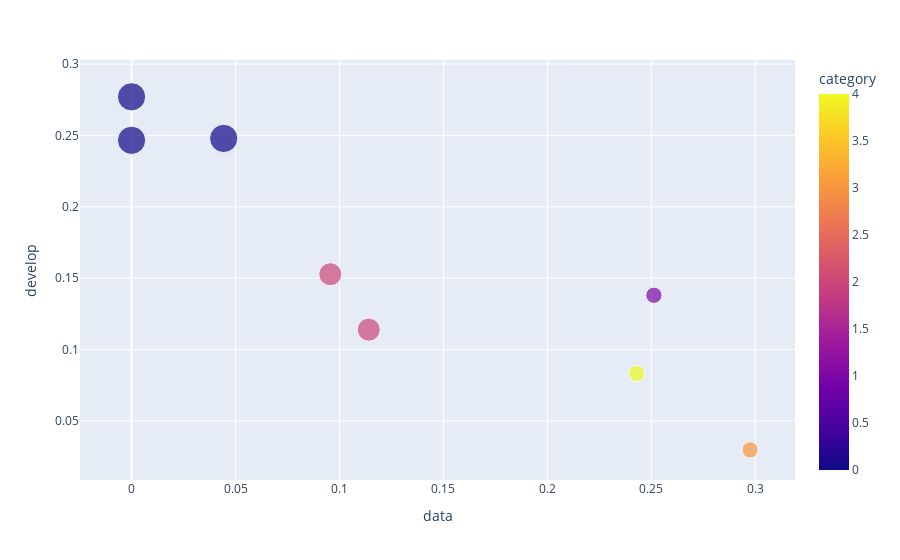

Notebook code cell kept with this figure:
### Code cell
# different text represented in different colors
# Vectorize and save into a new dataframe
vec = TfidfVectorizer(tokenizer=textblob_tokenizer, stop_words='english', use_idf=True)
matrix = vec.fit_transform(texts)
df = pd.DataFrame(matrix.toarray(), columns=vec.get_feature_names_out())
df.head(2)


# Cluster with 3 categories
# only using the 'fish' and 'penni' categories
km = KMeans(n_clusters=5)
km.fit(df[['data', 'develop']])

# Assign the category to the dataframe
df['category'] = km.labels_


df['counts'] = df.groupby(['category'])['category'].transform('count')


import plotly.express as px

fig = px.scatter(df, x="data", y="develop", color="category", size='counts')
fig.show()

### Figure 1 — Plotly figure (JSON) as saved in the notebook; plotly's stock layout.template omitted (floating-point values rounded to 4 significant figures)
{"data": [{"hovertemplate": "data=%{x}<br>develop=%{y}<br>counts=%{marker.size}<br>category=%{marker.color}<extra></extra>", "legendgroup": "", "marker": {"color": [3, 2, 0, 0, 0, 1, 2, 4], "coloraxis": "coloraxis", "size": [1, 2, 3, 3, 3, 1, 2, 1], "sizemode": "area", "sizeref": 0.0075, "symbol": "circle"}, "mode": "markers", "name": "", "orientation": "v", "showlegend": false, "type": "scatter", "x": [0.2975, 0.09558, 0.04431, 0, 0, 0.2512, 0.1141, 0.243], "xaxis": "x", "y": [0.02972, 0.1528, 0.2479, 0.2771, 0.2466, 0.138, 0.1139, 0.08322], "yaxis": "y"}], "layout": {"coloraxis": {"colorbar": {"title": {"text": "category"}}, "colorscale": [[0, "#0d0887"], [0.1111, "#46039f"], [0.2222, "#7201a8"], [0.3333, "#9c179e"], [0.4444, "#bd3786"], [0.5556, "#d8576b"], [0.6667, "#ed7953"], [0.7778, "#fb9f3a"], [0.8889, "#fdca26"], [1, "#f0f921"]]}, "legend": {"itemsizing": "constant", "tracegroupgap": 0}, "margin": {"t": 60}, "xaxis": {"anchor": "y", "domain": [0, 1], "title": {"text": "data"}}, "yaxis": {"anchor": "x", "domain": [0, 1], "title": {"text": "develop"}}}}
